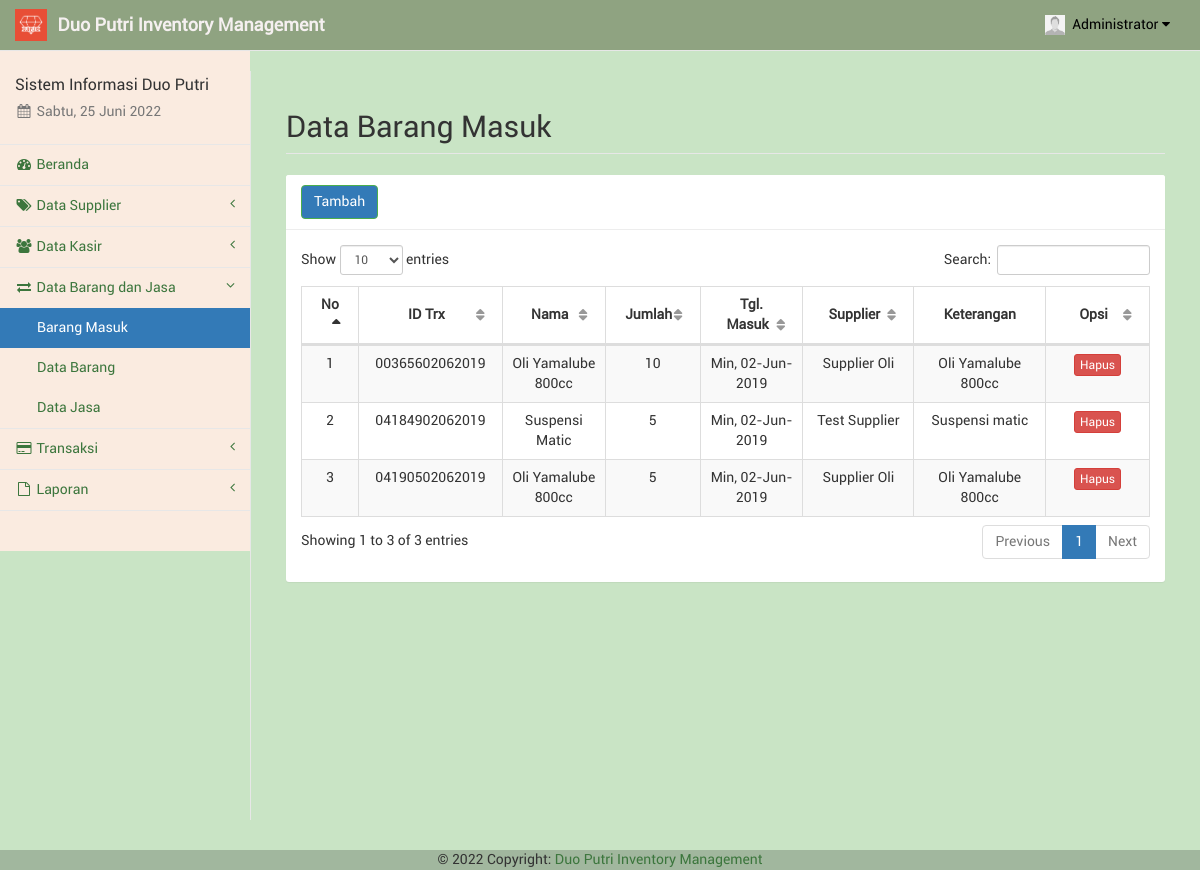
Page /trxbarang.php (signed in) on the earlier database version.
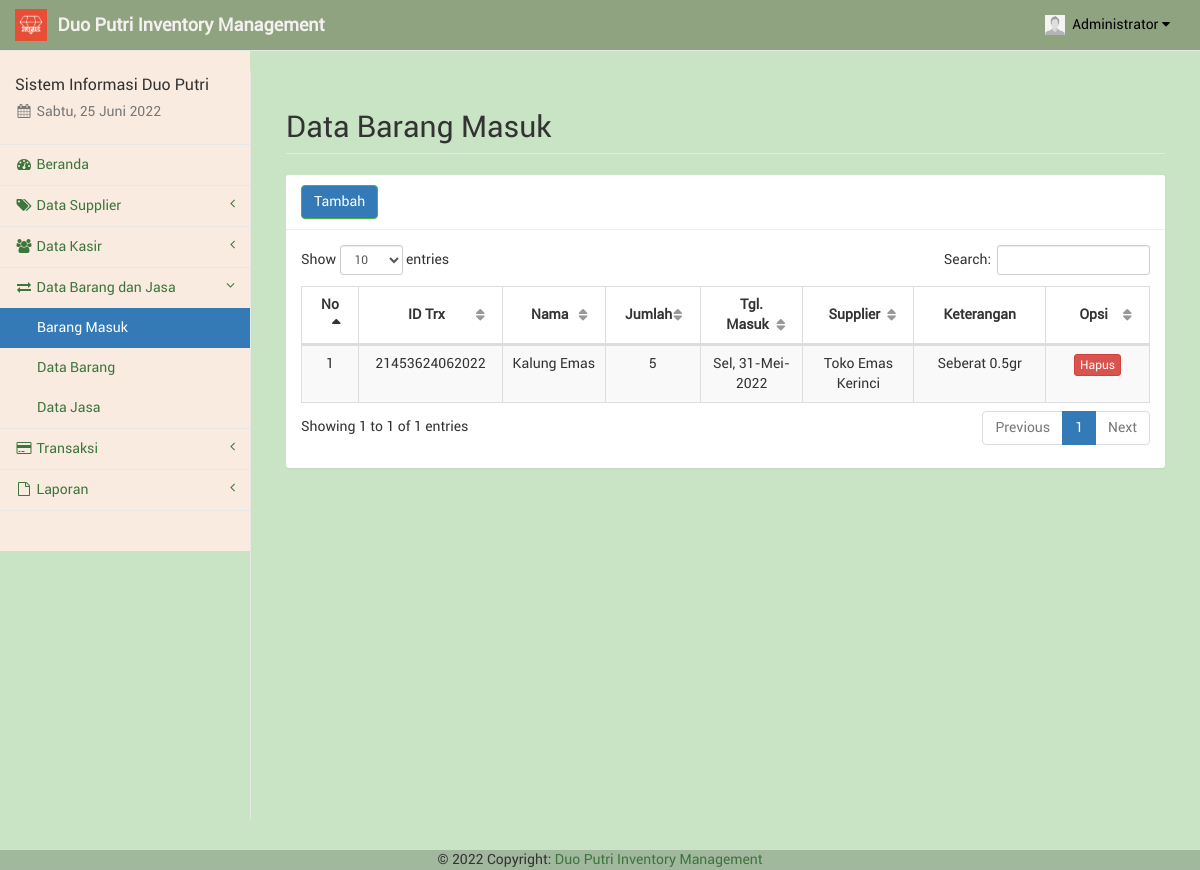
Same page on the later database version.
### tables this page shows
CREATE TABLE `trxbarang` (
  `id_trxbrg` varchar(20) NOT NULL,
  `tgl_trxbrg` date NOT NULL,
  `id_brg` int(11) NOT NULL,
  `id_spl` int(11) NOT NULL,
  `jml_brg` int(11) NOT NULL,
  `ket_trxbrg` text NOT NULL
);

CREATE TABLE `barangjasa` (
  `id_brg` int(11) NOT NULL,
  `nama` varchar(100) NOT NULL,
  `jenis` varchar(20) NOT NULL,
  `stok` varchar(10) NOT NULL,
  `harga` varchar(20) NOT NULL,
  `keterangan` text NOT NULL,
  `id_adm` int(11) NOT NULL
);

CREATE TABLE `supplier` (
  `id_spl` int(11) NOT NULL,
  `nama_spl` varchar(50) NOT NULL,
  `telp_spl` varchar(20) NOT NULL,
  `alamat_spl` text NOT NULL
);

### sess_check.php (called while the page is built, shortened)
<?php
$chk_sess = $_SESSION['admin'];
include("dist/config/koneksi.php");
$sql_sess = "SELECT * FROM admin WHERE id_adm='" . $chk_sess . "'";
$ress_sess = mysqli_query($conn, $sql_sess);
$row_sess = mysqli_fetch_array($ress_sess);
$sess_admname = $row_sess['nama_adm'];
$sess_admfoto = $row_sess['foto_adm'];

### dist/function/format_tanggal.php (called while the page is built, shortened)
<?php
	function format_tanggal($tgl) {
		$blns = array("", "Jan", "Feb", "Mar", "Apr", "Mei", "Jun", "Jul", "Ags", "Sep", "Okt", "Nov", "Des");
		$hrs = array("Min", "Sen", "Sel", "Rab", "Kam", "Jum", "Sab");
		$tgls = getdate(strtotime($tgl));
		$hr = (strlen($tgls['mday']) == 1 ? "0". $tgls['mday'] : $tgls['mday']);
		$tanggal = $hrs[$tgls['wday']] .", ". $hr ."-". $blns[$tgls['mon']] ."-". $tgls['year'];
		return $tanggal;
	}
?>

### trxbarang.php (the view, shortened to what this page needs)
<?php
include("sess_check.php");
$pagedesc = "Barang Masuk";
include("layout_top.php");
include("dist/function/format_tanggal.php");
?>
<div id="page-wrapper" style="background-color: #C9E4C5;">
	<div class="container-fluid">
		<div class="row">
			<div class="col-lg-12">
				<h1 class="page-header">Data Barang Masuk</h1>
			</div>
		</div>
		<div class="row">
			<div class="col-lg-12"><?php include("layout_alert.php"); ?></div>
		</div>
		<div class="row">
			<div class="col-lg-12">
				<div class="panel panel-default">
					<div class="panel-heading">
						<a href="trxbarang_tambah.php" class="btn btn-success">Tambah</a>
					</div>
					<div class="panel-body">
						<table class="table table-striped table-bordered table-hover" id="tabel-data">
							<thead>
								<tr>
									<th width="1%">No</th>
									<th width="10%">ID Trx</th>
									<th width="10%">Nama</th>
									<th width="5%">Jumlah</th>
									<th width="10%">Tgl. Masuk</th>
									<th width="10%">Supplier</th>
									<th width="10%">Keterangan</th>
									<th width="10%">Opsi</th>
								</tr>
							</thead>
							<tbody>
								<?php
								$i = 1;
								$sql = "SELECT trxbarang.*, barangjasa.*, supplier.* FROM trxbarang, barangjasa, supplier WHERE
													trxbarang.id_brg=barangjasa.id_brg AND trxbarang.id_spl=supplier.id_spl ORDER BY trxbarang.tgl_trxbrg DESC";
								$ress = mysqli_query($conn, $sql);
								while ($data = mysqli_fetch_array($ress)) {
									echo '<tr>';
									echo '<td class="text-center">' . $i . '</td>';
									echo '<td class="text-center">' . $data['id_trxbrg'] . '</td>';
									echo '<td class="text-center">' . $data['nama'] . '</td>';
									echo '<td class="text-center">' . $data['jml_brg'] . '</td>';
									echo '<td class="text-center">' . format_tanggal($data['tgl_trxbrg']) . '</td>';
									echo '<td class="text-center">' . $data['nama_spl'] . '</td>';
									echo '<td class="text-center">' . $data['keterangan'] . '</td>';
									echo '<td class="text-center">'; ?>
									<a href="trxbarang_hapus.php?trx=<?php echo $data['id_trxbrg']; ?>" onclick="return confirm('Apakah anda yakin akan menghapus <?php echo $data['id_trxbrg']; ?>?');" class="btn btn-danger btn-xs">Hapus</a></td>
								<?php
									echo '</tr>';
									$i++;
								}
								?>
							</tbody>
						</table>
					</div>
				</div>
			</div>
		</div>
	</div>
</div>
<?php
include("layout_bottom.php");
?>

### layout_top.php (shortened to what this page needs)
<?php
$haries = array("Sunday" => "Minggu", "Monday" => "Senin", "Tuesday" => "Selasa", "Wednesday" => "Rabu", "Thursday" => "Kamis", "Friday" => "Jum'at", "Saturday" => "Sabtu");
$bulans = array("", "Januari", "Februari", "Maret", "April", "Mei", "Juni", "Juli", "Agustus", "September", "Oktober", "November", "Desember");
$hari_ini = $haries[date("l")];
$bulan_ini = $bulans[date("n")];
$tanggal = date("d");
$tahun = date("Y");
?>
<!DOCTYPE html>
<html lang="en">
<head>
	<link href="libs/bootstrap/dist/css/bootstrap.min.css" rel="stylesheet">
	<link href="libs/metisMenu/dist/metisMenu.min.css" rel="stylesheet">
	<link href="libs/datatables-plugins/integration/bootstrap/3/dataTables.bootstrap.css" rel="stylesheet">
	<link href="libs/datatables-responsive/css/dataTables.responsive.css" rel="stylesheet">
	<link href="dist/css/sb-admin-2.css" rel="stylesheet">
	<link href="dist/css/offline-font.css" rel="stylesheet">
	<link href="dist/css/custom.css" rel="stylesheet">
	<link href="libs/font-awesome/css/font-awesome.min.css" rel="stylesheet" type="text/css">
</head>
<body style="background-color: #C9E4C5;">
	<div id="wrapper" style="background-color: #C9E4C5;">
		<nav class="navbar navbar-default navbar-static-top" style="background-color: #8fa381;" role="navigation" style="margin-bottom: 0">
			<div class="navbar-header">
				<a class="navbar-brand hidden-xs" href="index.php">
					<img src="foto/logos.png" alt="brand" width="32" class="float-left image-brand">
					<div class="float-right">&nbsp;<strong style="color: #f5f0f0;">Duo Putri Inventory Management</strong></div>
				</a>
			</div>
			<ul class="nav navbar-top-links navbar-right">
				<li class="dropdown dropdown-right">
					<a class="dropdown-toggle" style="color: black;" data-toggle="dropdown" href="#">
						<img src="foto/<?php echo $sess_admfoto; ?>" width="20px" height="20px" padding="0px">&nbsp;&nbsp;<?php echo ucfirst($sess_admname); ?>&nbsp;<i class="fa fa-caret-down"></i>
					</a>
				</li>
			</ul>
			<div class="navbar-default sidebar" style="background-color: #FAEBE0;" role="navigation">
				<div class="sidebar-nav navbar-collapse">
					<ul class="nav" id="side-menu">
						<li class="sidebar-search">
							<h4>Sistem Informasi Duo Putri</h4>
							<h5 class="text-muted"><i class="fa fa-calendar fa-fw"></i>&nbsp;<?php echo $hari_ini . ", " . $tanggal . " " . $bulan_ini . " " . $tahun ?></h5>
						</li>
						<?php
						if ($pagedesc == "Beranda") {
							echo '<li><a href="index.php" class="active"><i class="fa fa-tachometer fa-fw"></i>&nbsp;Beranda</a></li>';
						} else {
							echo '<li><a href="index.php"><i class="fa fa-tachometer fa-fw"></i>&nbsp;Beranda</a></li>';
						}
						if (isset($menuparent) && $menuparent == "supplier") {
							echo '<li class="active">';
						} else {
							echo '<li>';
						}
						?>
						<a href="#"><i class="fa fa-tags fa-fw"></i>&nbsp;Data Supplier<span class="fa arrow"></span></a>
						<?php
						if (isset($menuparent) && $menuparent == "kasir") {
							echo '<li class="active">';
						} else {
							echo '<li>';
						}
						?>
						<a href="#"><i class="fa fa-group fa-fw"></i>&nbsp;Data Kasir<span class="fa arrow"></span></a>
						<?php
						if (isset($menuparent) && $menuparent == "barang") {
							echo '<li class="active">';
						} else {
							echo '<li>';
						}
						?>
						<a href="#"><i class="fa fa-exchange fa-fw"></i>&nbsp;Data Barang dan Jasa<span class="fa arrow"></span></a>
						<ul class="nav nav-second-level">
							<?php
							if ($pagedesc == "Barang Masuk") {
								echo '<li><a href="trxbarang.php" class="active">Barang Masuk</a></li>';
							} else {
								echo '<li><a href="trxbarang.php">Barang Masuk</a></li>';
							}
							if ($pagedesc == "Data Barang") {
								echo '<li><a href="barang.php" class="active">Data Barang</a></li>';
							} else {
								echo '<li><a href="barang.php">Data Barang</a></li>';
							}
							if ($pagedesc == "Data Jasa") {
								echo '<li><a href="jasa.php" class="active">Data Jasa</a></li>';
							} else {
								echo '<li><a href="jasa.php">Data Jasa</a></li>';
							}
							?>
						</ul>
						<?php
						if (isset($menuparent) && $menuparent == "transaksi") {
							echo '<li class="active">';
						} else {
							echo '<li>';
						}
						?>
						<a href="#"><i class="fa fa-credit-card fa-fw"></i>&nbsp;Transaksi<span class="fa arrow"></span></a>
						</li>
						<?php
						if (isset($menuparent) && $menuparent == "laporan") {
							echo '<li class="active">';
						} else {
							echo '<li>';
						}
						?>
						<a href="#"><i class="fa fa-file-o fa-fw"></i>&nbsp;Laporan<span class="fa arrow"></span></a>
						</li>
					</ul>
				</div>
			</div>
		</nav>

### layout_bottom.php (shortened to what this page needs)
</div>
<footer class="bg-light text-center text-lg-start">
	<div class="text-center p-3" style="background-color: rgba(0, 0, 0, 0.2);">
		© 2022 Copyright:
		<a class="text-dark">Duo Putri Inventory Management</a>
	</div>
</footer>
</body>
</html>

Differences in the rows shown:
removed trxbarang: id_trxbrg "00365602062019", id_brg.nama "Oli Yamalube 800cc", jml_brg "10", tgl_trxbrg "Min, 02-Jun-2019", id_spl.nama_spl "Supplier Oli", id_brg.keterangan "Oli Yamalube 800cc"
removed trxbarang: id_trxbrg "04184902062019", id_brg.nama "Suspensi Matic", jml_brg "5", tgl_trxbrg "Min, 02-Jun-2019", id_spl.nama_spl "Test Supplier", id_brg.keterangan "Suspensi matic"
removed trxbarang: id_trxbrg "04190502062019", id_brg.nama "Oli Yamalube 800cc", jml_brg "5", tgl_trxbrg "Min, 02-Jun-2019", id_spl.nama_spl "Supplier Oli", id_brg.keterangan "Oli Yamalube 800cc"
added trxbarang: id_trxbrg "21453624062022", id_brg.nama "Kalung Emas", jml_brg "5", tgl_trxbrg "Sel, 31-Mei-2022", id_spl.nama_spl "Toko Emas Kerinci", id_brg.keterangan "Seberat 0.5gr"
Other differences:
text written by a page script: "Show entries Search: Showing 1 to 3 of 3 entries Previous 1 Next" → "Show entries Search: Showing 1 to 1 of 1 entries Previous 1 Next"
